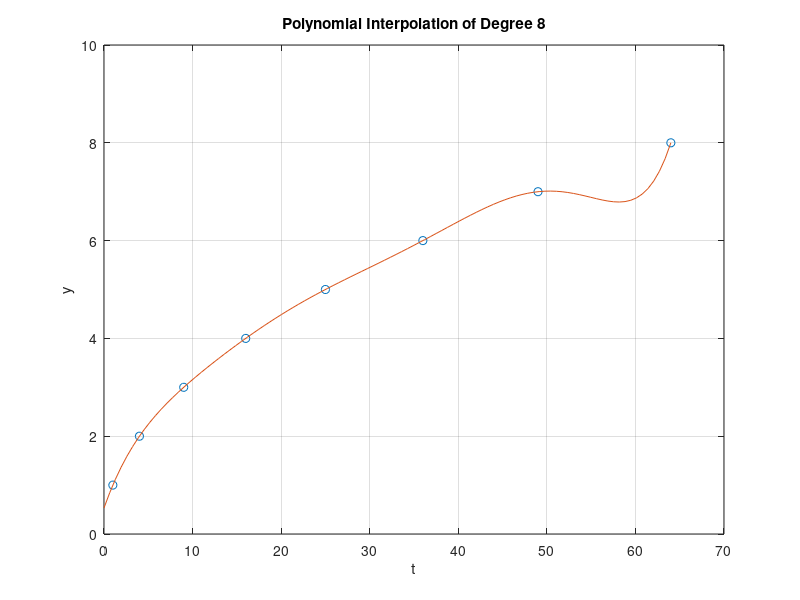
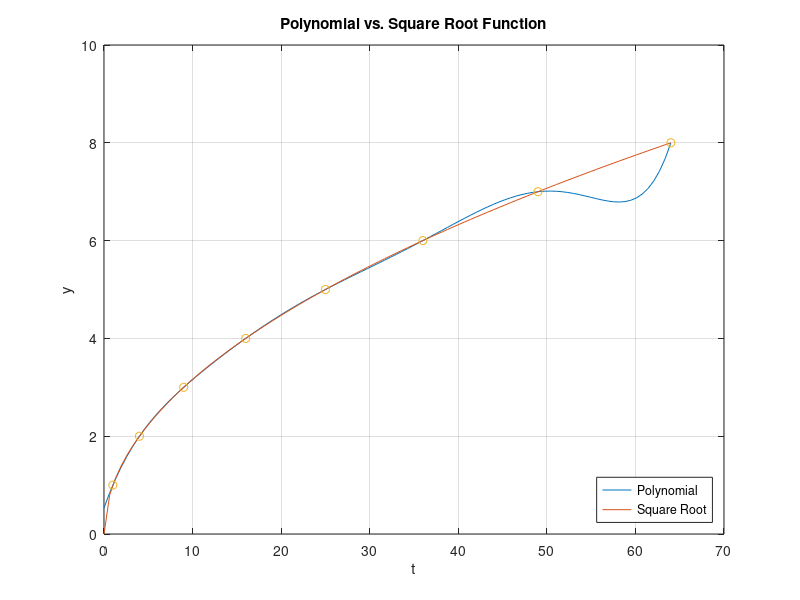
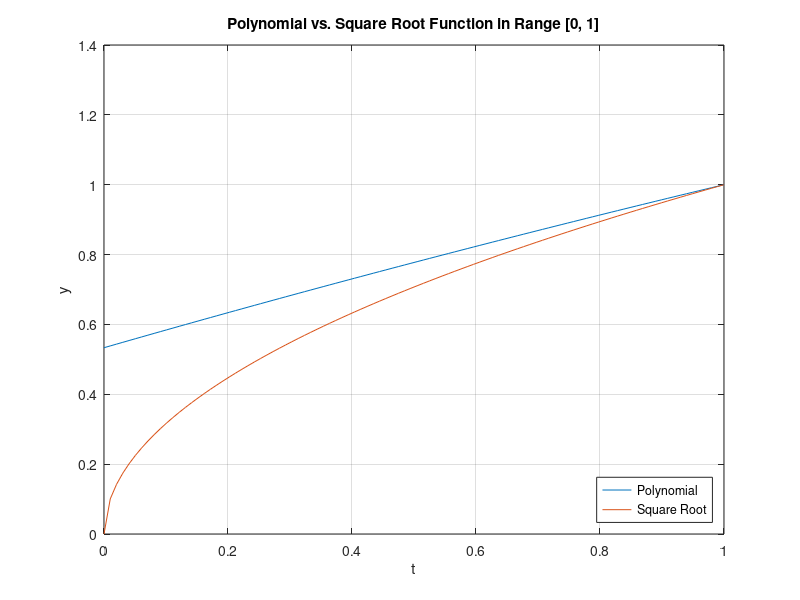

MATLAB code for these plots, in order:

%% part a)

% Given data
t = [1 4 9 16 25 36 49 64];
y = [1 2 3 4 5 6 7 8];

% Fit a polynomial of degree 8
p = polyfit(t, y, 8);

% Generate points for plotting the polynomial
x_vals = linspace(0, 64, 100);
y_vals = polyval(p, x_vals);

% Plot the polynomial
plot(t, y, 'o', x_vals, y_vals);
title('Polynomial Interpolation of Degree 8');
xlabel('t');
ylabel('y');
grid on;

print('output_50_a.png', '-dpng');

%% part b)

% Generate square root values
sqrt_vals = sqrt(x_vals);

% Plot the polynomial and square root function
plot(x_vals, y_vals, x_vals, sqrt_vals, t, y, 'o');
title('Polynomial vs. Square Root Function');
xlabel('t');
ylabel('y');
%legend('Polynomial', 'Square Root');
legend({'Polynomial', 'Square Root'}, 'location', 'southeast');
grid on;

print('output_50_b.png', '-dpng');

%% part c)

% Restrict the x values to [0, 1]
x_vals_restricted = linspace(0, 1, 100);
y_vals_restricted = polyval(p, x_vals_restricted);
sqrt_vals_restricted = sqrt(x_vals_restricted);

% Plot the polynomial and square root
plot(x_vals_restricted, y_vals_restricted, x_vals_restricted, sqrt_vals_restricted);
title('Polynomial vs. Square Root Function in Range [0, 1]');
xlabel('t');
ylabel('y');
legend({'Polynomial', 'Square Root'}, 'location', 'southeast');
grid on;

print('output_50_c.png', '-dpng');

